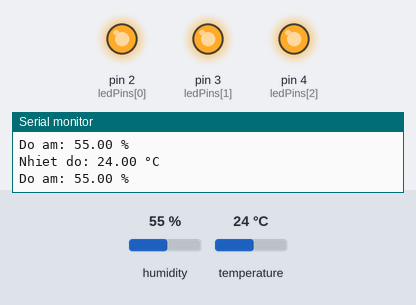
Bench run of a sketch on a simulated Arduino Uno, built with avr-gcc and run on an emulated ATmega328P. Shown: output pins drawn as LEDs (lit = HIGH), the last lines printed to the serial monitor. The test bench sets the inputs (shaded band); at power-on: temperature 24 °C, humidity 55 %.

Above: at 4.8 s.
4.9 s: temperature set to 27 °C
At 7.0 s:
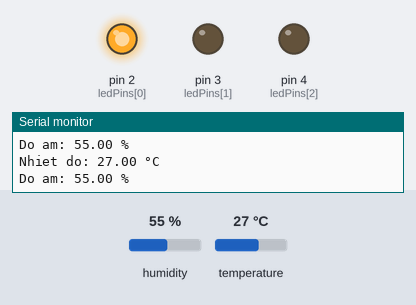
7.6 s: temperature set to 31 °C
At 8.2 s:
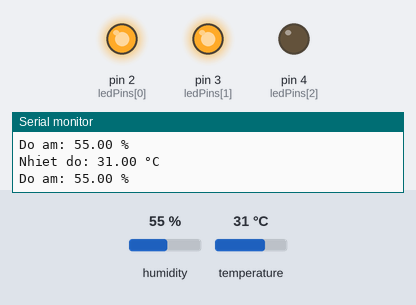
10.3 s: temperature set to 12 °C
At 12.9 s:
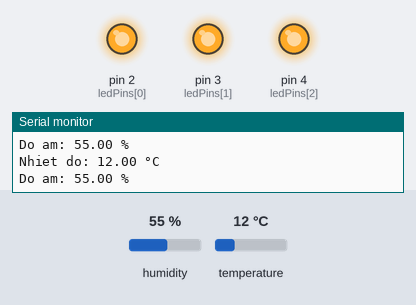
13.2 s: temperature set to 28 °C
At 14.4 s:
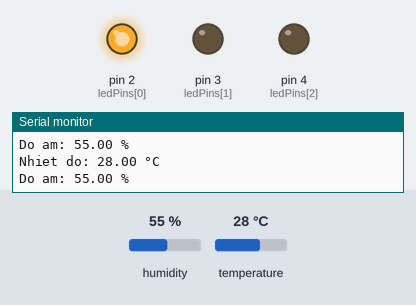
Timing chart, 0 to 16.2 s (numbered marks = the images above; inputs shaded):
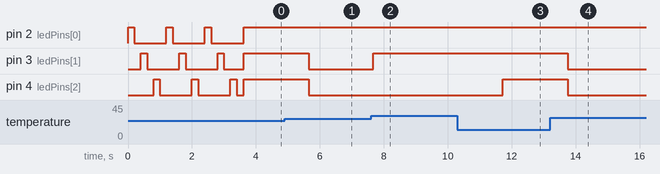

The sketch:

Baitap4.ino
```cpp
#include "DHT.h"
int ledPins[] = {2,3,4};
const int DHTPIN = 8;
const int DHTTYPE = DHT11;

DHT dht(DHTPIN, DHTTYPE);

void setup() {
  for(int i = 0; i < 3 ; i++){
    pinMode(ledPins[i],  OUTPUT);

  }
  Serial.begin(9600);
  dht.begin();
  for(int i = 0 ; i<3; i++)
  {
    for(int i = 0 ; i<3; i++){
      digitalWrite(ledPins[i],HIGH);
      delay(200);
       digitalWrite(ledPins[i],LOW);
      delay(200);
    }
  }
}

void loop() {


  float h = dht.readHumidity();
  float t = dht.readTemperature();

  Serial.print("Nhiet do: ");
  Serial.print(t);
  Serial.println(" °C");
  Serial.print("Do am: ");
  Serial.print(h);
  Serial.print(" %");
  if(t >25&&t<=29){
    ham_bat_den(1);
  }
  else{
    if(t>29&& t<=31){
      ham_bat_den(2);
    }
    else
    {
      ham_bat_den(3);
    }
  }
  Serial.println();
  delay(1000);
}
void ham_bat_den(int value){
for(int i = 0; i < value; i++){
  digitalWrite(ledPins[i], HIGH);
}
for(int i = value; i < 3; i++){
  digitalWrite(ledPins[i],LOW);
}

}
```

Measured:
- the behaviour switches between 25 and 26 °C on temperature (found by bisection; images 0 and 1)
- the behaviour switches between 29 and 30 °C on temperature (found by bisection; images 1 and 2)
- after the input at 4.9 s, pin 3 (ledPins[1]), pin 4 (ledPins[2]): HIGH → LOW after 0.75 s
- after the input at 7.6 s, pin 3 (ledPins[1]): LOW → HIGH after 0.08 s
- after the input at 10.3 s, pin 4 (ledPins[2]): LOW → HIGH after 1.4 s
- after the input at 13.2 s, pin 3 (ledPins[1]), pin 4 (ledPins[2]): HIGH → LOW after 0.55 s
- by itself, pin 2 (ledPins[0]): alternates HIGH for 0.20 s and LOW for 1.0 s
